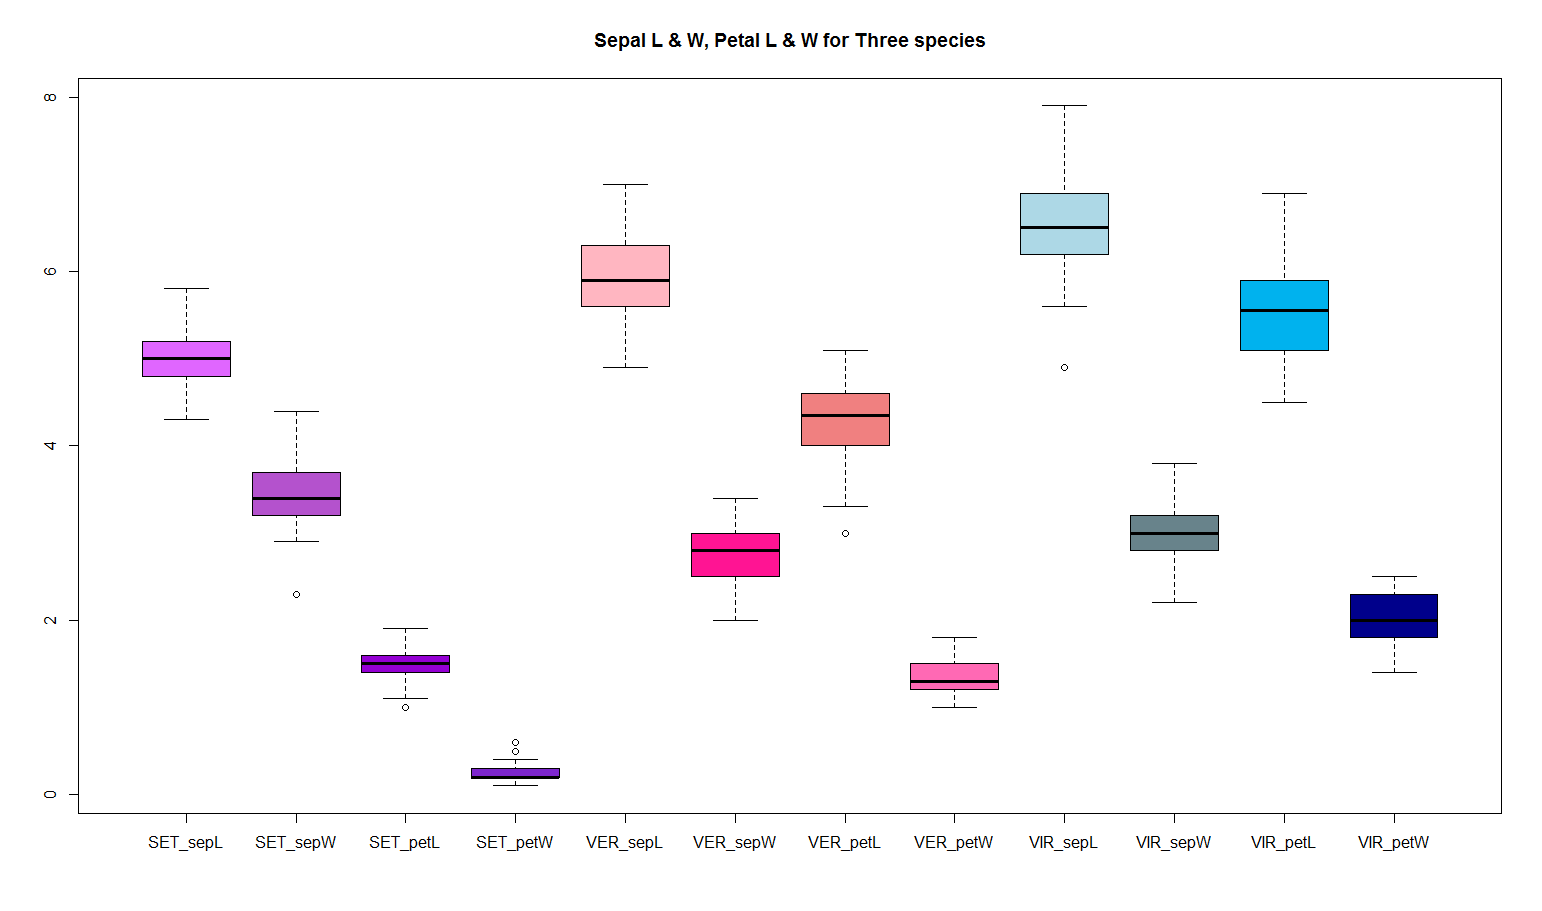

The script that drew this image:
library(ggplot2)
library(dplyr)
iris 
par(mfrow=c(1,1))
#--------------------------------------------------------------------------------------
iris_1 <- iris %>%
  select (Sepal.Length, Sepal.Width, Petal.Length, Petal.Width, Species) %>%
  filter(Species %in% 'setosa')
iris_1

SET_sepL <- iris_1[,1]  ; SET_sepW <- iris_1[,2]
SET_petL <- iris_1[,3]  ; SET_petW <- iris_1[,4]

#--------------------------------------------------------------------------------------
iris_2 <- iris %>%
  select (Sepal.Length, Sepal.Width, Petal.Length, Petal.Width, Species) %>%
  filter(Species %in% 'versicolor')
iris_2

VER_sepL <- iris_2[,1]  ; VER_sepW <- iris_2[,2]
VER_petL <- iris_2[,3]  ; VER_petW <- iris_2[,4]

#--------------------------------------------------------------------------------------
iris_3 <- iris %>%
  select (Sepal.Length, Sepal.Width, Petal.Length, Petal.Width, Species) %>%
  filter(Species %in% 'virginica')
iris_3

VIR_sepL <- iris_3[,1]  ; VIR_sepW <- iris_3[,2]
VIR_petL <- iris_3[,3]  ; VIR_petW <- iris_3[,4]

#--------------------------------------------------------------------------------------

boxplot (  SET_sepL, SET_sepW, SET_petL, SET_petW ,
           VER_sepL, VER_sepW, VER_petL, VER_petW ,
           VIR_sepL, VIR_sepW, VIR_petL, VIR_petW ,
           main = 'Sepal L & W, Petal L & W for Three species', font.main = 10,
           names = c('SET_sepL', 'SET_sepW', 'SET_petL', 'SET_petW' ,
                                   'VER_sepL', 'VER_sepW', 'VER_petL', 'VER_petW' ,
                                   'VIR_sepL', 'VIR_sepW', 'VIR_petL', 'VIR_petW' ),
           col = c('mediumorchid1', 'mediumorchid3', 'darkviolet', 'purple3',
                   'lightpink','deeppink','lightcoral','hotpink',
                   'lightblue','lightblue4','deepskyblue2','darkblue')
          )

                   
